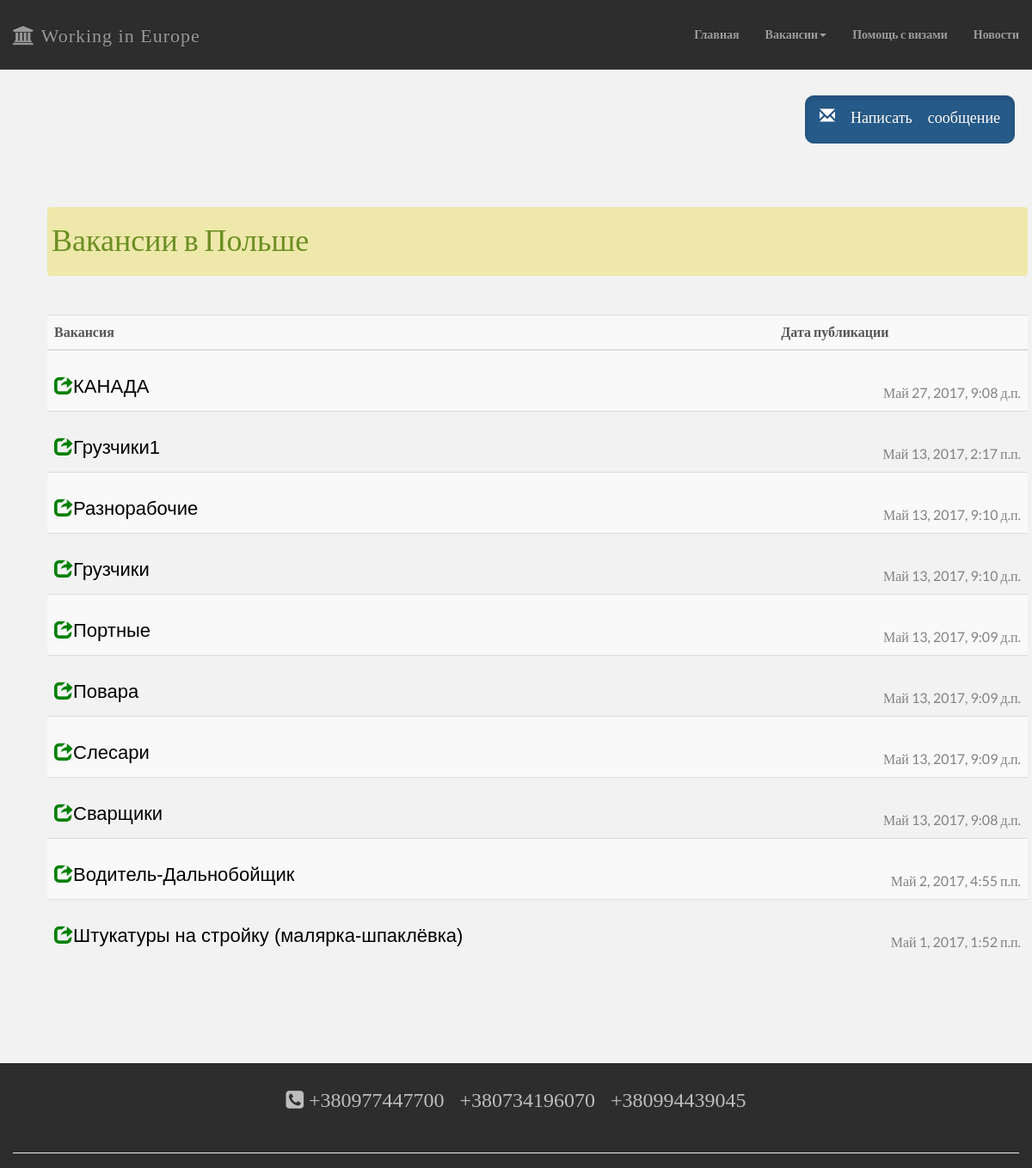
The app's page /post_list/ (upper part), older data.
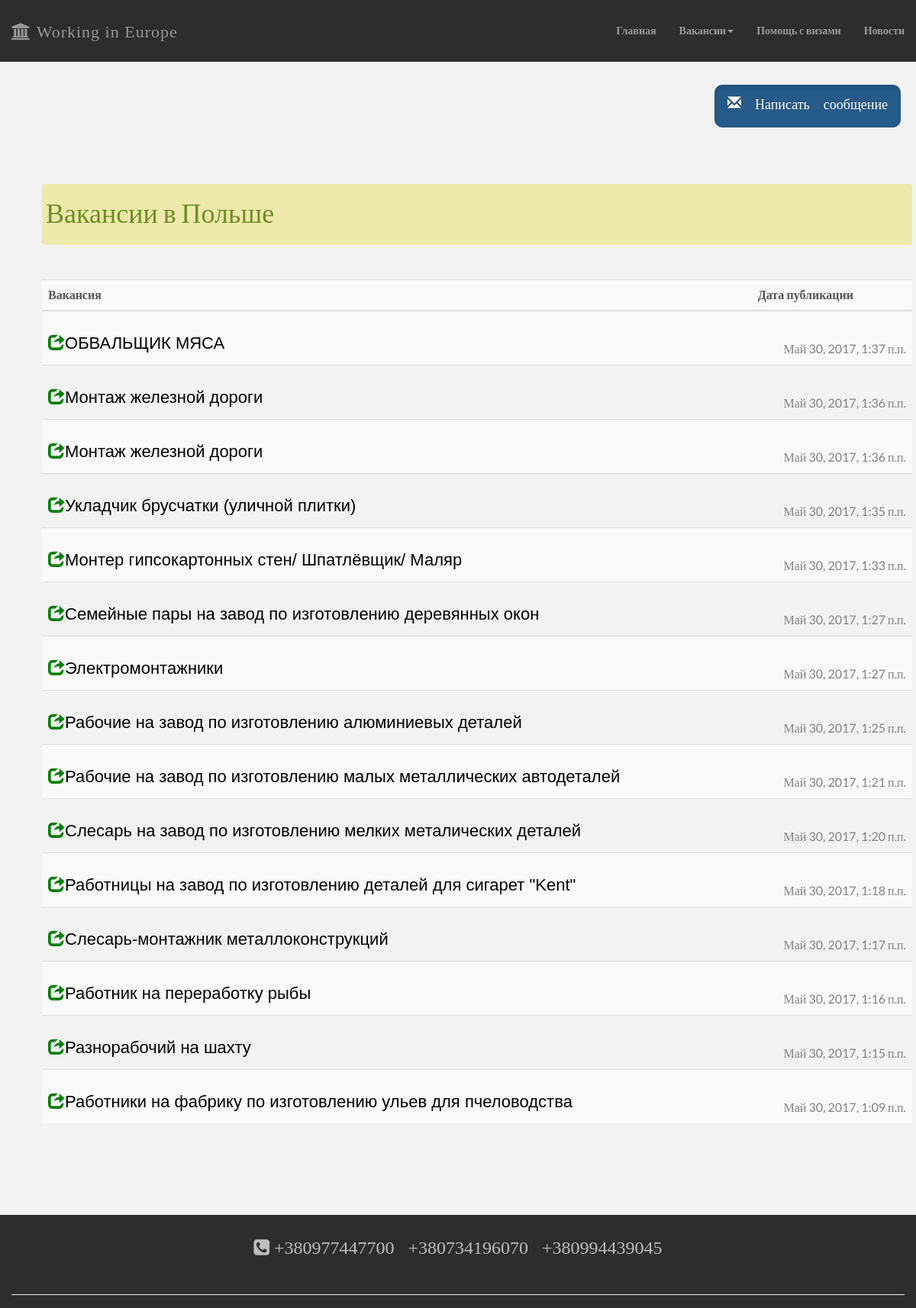
The same page, newer data.
### workeu/models.py (models this page shows, shortened)
class Post(models.Model): # Посты по Польше
    photo = models.ImageField("фотография", upload_to="workeu/media/photos/poland", default="", blank=True)
    author = models.ForeignKey('auth.User')
    title = models.CharField(max_length=200)
    text = models.TextField()
    created_date = models.DateTimeField(
            default=timezone.now)
    published_date = models.DateTimeField(
            blank=True, null=True)

### workeu/views.py (the view)
# urls.py: url(r'^post_list/$', views.post_list, name='post_list'), # ... для вывода страницы постов по Польше
def post_list(request): # Страница вывода постов по Польше
    posts = Post.objects.filter(published_date__lte=timezone.now()).order_by('-published_date')
    return render(request, 'workeu/post_list.html', {'posts': posts})

### workeu/templates/workeu/post_list.html
{% extends 'workeu/base.html' %}
{% block content %}
<div class="content container">
<div class="row">
<div class="col-md-12">
<span class="topik">Вакансии в Польше</span>
<table class="table table-striped  post postList">
<tr>
 <th>Вакансия</th>
 <th>Дата публикации</th>
</tr>
<tbody>
  <div class="post postList">
 {% for post in posts %}
<tr>
 <td>
     <h1 class="glyphicon glyphicon-share"><a class="block" href="{% url 'post_detail' pk=post.pk %}">{{ post.title }}</a></h1>
 </td>
<td>
     <div class="date">
		{{ post.published_date }}
	 </div>
</td>
</tr>
 {% endfor %}
</div>
</tbody>
</table>
</div>
</div>
</div>
{% endblock content %}

Row changes from the older to the newer data that the page shows:
removed Post: title "КАНАДА", published_date "Май 27, 2017, 9:08 д.п."
removed Post: title "Грузчики1", published_date "Май 13, 2017, 2:17 п.п."
removed Post: title "Разнорабочие", published_date "Май 13, 2017, 9:10 д.п."
removed Post: title "Грузчики", published_date "Май 13, 2017, 9:10 д.п."
removed Post: title "Портные", published_date "Май 13, 2017, 9:09 д.п."
removed Post: title "Повара", published_date "Май 13, 2017, 9:09 д.п."
removed Post: title "Слесари", published_date "Май 13, 2017, 9:09 д.п."
removed Post: title "Сварщики", published_date "Май 13, 2017, 9:08 д.п."
removed Post: title "Водитель-Дальнобойщик", published_date "Май 2, 2017, 4:55 п.п."
removed Post: title "Штукатуры на стройку (малярка-шпаклёвка)", published_date "Май 1, 2017, 1:52 п.п."
added Post: title "ОБВАЛЬЩИК МЯСА", published_date "Май 30, 2017, 1:37 п.п."
added Post: title "Монтаж железной дороги", published_date "Май 30, 2017, 1:36 п.п."
added Post: title "Монтаж железной дороги", published_date "Май 30, 2017, 1:36 п.п."
added Post: title "Укладчик брусчатки (уличной плитки)", published_date "Май 30, 2017, 1:35 п.п."
added Post: title "Монтер гипсокартонных стен/ Шпатлёвщик/ Маляр", published_date "Май 30, 2017, 1:33 п.п."
added Post: title "Семейные пары на завод по изготовлению деревянных окон", published_date "Май 30, 2017, 1:27 п.п."
added Post: title "Электромонтажники", published_date "Май 30, 2017, 1:27 п.п."
added Post: title "Рабочие на завод по изготовлению алюминиевых деталей", published_date "Май 30, 2017, 1:25 п.п."
added Post: title "Рабочие на завод по изготовлению малых металлических автодеталей", published_date "Май 30, 2017, 1:21 п.п."
added Post: title "Слесарь на завод по изготовлению мелких металических деталей", published_date "Май 30, 2017, 1:20 п.п."
added Post: title "Работницы на завод по изготовлению деталей для сигарет \"Kent\"", published_date "Май 30, 2017, 1:18 п.п."
added Post: title "Слесарь-монтажник металлоконструкций", published_date "Май 30, 2017, 1:17 п.п."
added Post: title "Работник на переработку рыбы", published_date "Май 30, 2017, 1:16 п.п."
added Post: title "Разнорабочий на шахту", published_date "Май 30, 2017, 1:15 п.п."
added Post: title "Работники на фабрику по изготовлению ульев для пчеловодства", published_date "Май 30, 2017, 1:09 п.п."
